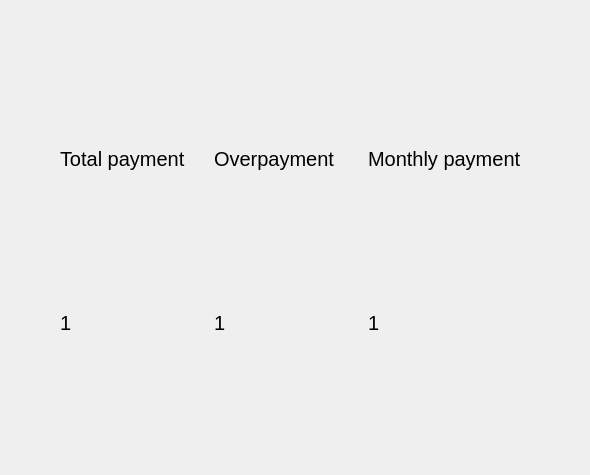
<?xml version="1.0" encoding="UTF-8"?>
<ui version="4.0">
 <class>Credit_result</class>
 <widget class="QWidget" name="Credit_result">
  <property name="geometry">
   <rect>
    <x>0</x>
    <y>0</y>
    <width>590</width>
    <height>475</height>
   </rect>
  </property>
  <property name="minimumSize">
   <size>
    <width>590</width>
    <height>475</height>
   </size>
  </property>
  <property name="maximumSize">
   <size>
    <width>590</width>
    <height>475</height>
   </size>
  </property>
  <property name="windowTitle">
   <string>Form</string>
  </property>
  <widget class="QWidget" name="layoutWidget">
   <property name="geometry">
    <rect>
     <x>60</x>
     <y>80</y>
     <width>461</width>
     <height>321</height>
    </rect>
   </property>
   <layout class="QGridLayout" name="gridLayout">
    <item row="3" column="1">
     <widget class="QLabel" name="label_m_res">
      <property name="styleSheet">
       <string notr="true">QLabel{
font-size:20px;
}</string>
      </property>
      <property name="text">
       <string>1</string>
      </property>
     </widget>
    </item>
    <item row="3" column="2">
     <widget class="QLabel" name="label_over_res">
      <property name="styleSheet">
       <string notr="true">QLabel{
font-size:20px;
}</string>
      </property>
      <property name="text">
       <string>1</string>
      </property>
     </widget>
    </item>
    <item row="3" column="0">
     <widget class="QLabel" name="label_all_res">
      <property name="styleSheet">
       <string notr="true">QLabel{
font-size:20px;
}</string>
      </property>
      <property name="text">
       <string>1</string>
      </property>
     </widget>
    </item>
    <item row="2" column="2">
     <widget class="QLabel" name="label_all">
      <property name="styleSheet">
       <string notr="true">QLabel{
font-size:20px;
}</string>
      </property>
      <property name="text">
       <string>Monthly payment</string>
      </property>
     </widget>
    </item>
    <item row="2" column="1">
     <widget class="QLabel" name="label_over">
      <property name="styleSheet">
       <string notr="true">QLabel{
font-size:20px;
}</string>
      </property>
      <property name="text">
       <string>Overpayment</string>
      </property>
     </widget>
    </item>
    <item row="2" column="0">
     <widget class="QLabel" name="label_m">
      <property name="styleSheet">
       <string notr="true">QLabel{
font-size:20px;
}</string>
      </property>
      <property name="text">
       <string>Total payment</string>
      </property>
     </widget>
    </item>
   </layout>
  </widget>
 </widget>
 <resources/>
 <connections/>
</ui>
